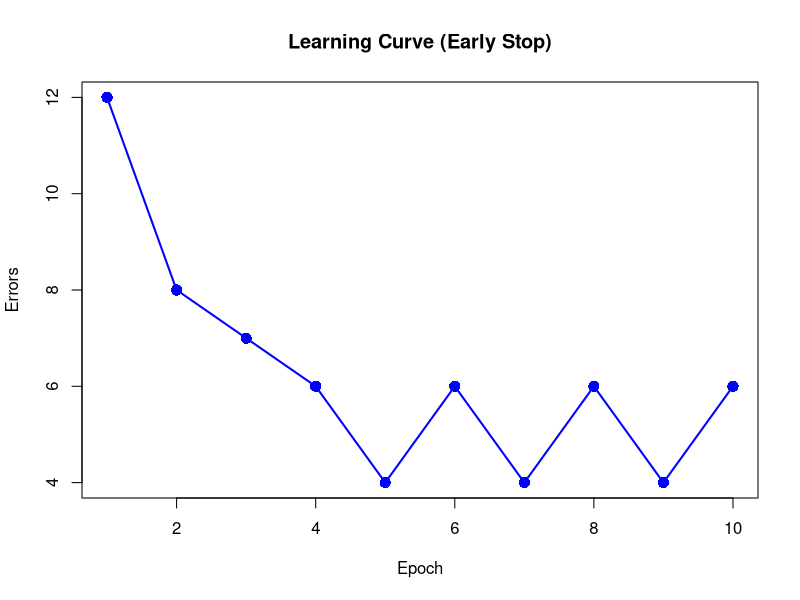

The R script that drew this image: (Note: this script raises an error after producing the figure.)
## ---- chunk 1
#| warning: false
#| message: false


# load the packages 
library(tidyverse)
library(gganimate)
## ---- chunk 2
# load the dataset

data(iris)
df <- iris[iris$Species != "setosa", ] 
df$y <- ifelse(df$Species == "versicolor", 1, -1)
## ---- chunk 3
# Feature Scaling
df_scaled <- df
df_scaled[, 1:4] <- scale(df[, 1:4])
df_scaled_final <- df_scaled[, c("Sepal.Length", "Petal.Length", "y")]
## ---- chunk 4
# Shuffle data for stochastic learning
set.seed(1)
df_shuffle <- df_scaled_final[sample(nrow(df_scaled_final)), ]
X <- as.matrix(df_shuffle[, 1:2])
X_augmented <- cbind(1, X) # leading 1 for bias
y_vector <- df_shuffle$y
## ---- chunk 5
sign_func <- function(z) {
  ifelse(z >= 0, 1, -1)
}
## ---- chunk 6
fit_perceptron_efficient <- function(X_aug, y, eta = 0.05, n_iter = 10) {
  n_features <- ncol(X_aug)
  
  # Initialize with small random weights (mean 0, sd 0.1)
  set.seed(42)
  w <- rnorm(n_features, mean = 0, sd = 0.1) 
  
  history_list <- list()
  epoch_errors <- numeric(n_iter)
  step_total <- 0
  
  for (epoch in 1:n_iter) {
    error_count <- 0
    for (p in 1:nrow(X_aug)) {
      step_total <- step_total + 1
      x_p <- X_aug[p, ]
      y_p <- y[p]
      
      # Linear Combination: z = w^T * x
      z_p <- as.numeric(t(w) %*% x_p)
      y_hat <- sign_func(z_p)
      
      is_error <- (y_hat != y_p)
      if (is_error) {
        # Update Rule from notes
        w <- w + eta * (y_p - y_hat) * x_p
        error_count <- error_count + 1
      }
      
      # Calculate current accuracy
      predictions <- sign_func(X_aug %*% w)
      current_accuracy <- sum(predictions == y) / length(y) * 100
      
      # Record history for every step
      history_list[[step_total]] <- data.frame(
        Step = step_total, 
        Epoch = epoch,
        Iteration = p,
        w0 = w[1], w1 = w[2], w2 = w[3],
        x1_val = x_p[2], x2_val = x_p[3],
        is_error = is_error,
        current_acc = current_accuracy
      )
    }
    
    epoch_errors[epoch] <- error_count
    cat(sprintf("Epoch %d: %d errors\n", epoch, error_count))
    
    # THE BREAK: Stop if the model perfectly separates the data
    if (error_count == 0) {
      cat(sprintf("--- Converged early at Epoch %d ---\n", epoch))
      break
    }
  }
  
  return(list(
    weights = w, 
    errors = epoch_errors[1:epoch], 
    history = do.call(rbind, history_list)
  ))
}

## ---- chunk 7
# Training
results <- fit_perceptron_efficient(X_augmented, y_vector, n_iter = 10)
history_df <- results$history
errors <- results$errors
w_final <- results$weights
## ---- chunk 8
#| fig-width: 8
#| fig-height: 5
#| fig-cap: "Perceptron learning curve showing error reduction over epochs"

# Error Reduction Plot
plot(1:length(errors), errors, type = "o", pch = 16, 
     col = "blue", lwd = 2, cex = 1.5,
     main = "Learning Curve (Early Stop)", xlab = "Epoch", ylab = "Errors")
## ---- chunk 9
#| echo: false

knitr::include_graphics("perceptron_learning.gif")
## ---- chunk 10
#| echo: false
#| fig-width: 8
#| fig-height: 6
#| fig-cap: "Final decision boundary separating Versicolor and Virginica"

# Final Boundary Plot
plot(X[, 1], X[, 2], col = ifelse(y_vector == 1, "blue", "orange"), pch = 19, cex = 1.2,
     xlab = "Sepal Length (x1)", ylab = "Petal Length (x2)",
     main = "Final Decision Boundary")

x1_range <- seq(min(X[, 1]) - 0.5, max(X[, 1]) + 0.5, length.out = 100)
# Rearranged: x2 = -(w0 + w1*x1) / w2
x2_boundary <- -(w_final[1] + w_final[2] * x1_range) / w_final[3]
lines(x1_range, x2_boundary, col = "black", lwd = 2.2)

# Improved Label: Uses '+' sign for positive weights automatically
eq_text <- sprintf("%.2f + %.2f*x1 + %.2f*x2 = 0", 
                   w_final[1], w_final[2], w_final[3])
# Clean up double signs like "+ -" if necessary
eq_text <- gsub("\\+ -", "- ", eq_text)

mtext(eq_text, side = 3, line = -1, cex = 1.1, font = 3)

legend("topleft", legend = c("Versicolor (+1)", "Virginica (-1)", "Boundary"), 
       col = c("blue", "orange", "black"), 
       pch = c(19, 19, NA), lty = c(NA, NA, 2), cex = 1.1)
